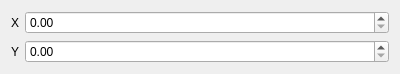
<?xml version="1.0" encoding="UTF-8"?>
<ui version="4.0">
 <class>PropertyVector2</class>
 <widget class="QWidget" name="PropertyVector2">
  <property name="geometry">
   <rect>
    <x>0</x>
    <y>0</y>
    <width>400</width>
    <height>73</height>
   </rect>
  </property>
  <property name="windowTitle">
   <string>PropertyVector2</string>
  </property>
  <layout class="QGridLayout" name="mainLayout" columnstretch="0,1">
   <item row="1" column="0">
    <widget class="QLabel" name="yLabel">
     <property name="text">
      <string>Y</string>
     </property>
    </widget>
   </item>
   <item row="0" column="0">
    <widget class="QLabel" name="xLabel">
     <property name="text">
      <string>X</string>
     </property>
    </widget>
   </item>
   <item row="0" column="1">
    <widget class="QDoubleSpinBox" name="xSpinBox"/>
   </item>
   <item row="1" column="1">
    <widget class="QDoubleSpinBox" name="ySpinBox"/>
   </item>
  </layout>
 </widget>
 <resources/>
 <connections>
  <connection>
   <sender>xSpinBox</sender>
   <signal>valueChanged(double)</signal>
   <receiver>PropertyVector2</receiver>
   <slot>value_changed_x(double)</slot>
   <hints>
    <hint type="sourcelabel">
     <x>206</x>
     <y>20</y>
    </hint>
    <hint type="destinationlabel">
     <x>199</x>
     <y>36</y>
    </hint>
   </hints>
  </connection>
  <connection>
   <sender>ySpinBox</sender>
   <signal>valueChanged(double)</signal>
   <receiver>PropertyVector2</receiver>
   <slot>value_changed_y(double)</slot>
   <hints>
    <hint type="sourcelabel">
     <x>206</x>
     <y>50</y>
    </hint>
    <hint type="destinationlabel">
     <x>199</x>
     <y>36</y>
    </hint>
   </hints>
  </connection>
 </connections>
 <slots>
  <slot>value_changed_x(double)</slot>
  <slot>value_changed_y(double)</slot>
 </slots>
</ui>
